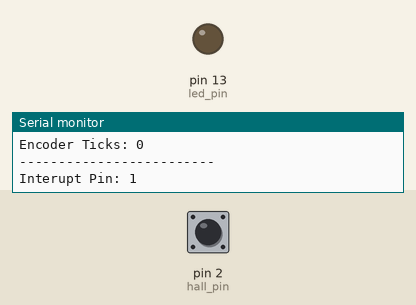
This sketch was run on a simulated Arduino Mega 2560, built with avr-gcc and run on an emulated ATmega2560. On the bench: output pins drawn as LEDs (lit = HIGH), the last lines printed to the serial monitor. The test bench sets the inputs (shaded band); at power-on: pin 2 (hall_pin) HIGH.

Above: at 3.2 s.
3.3 s: pin 2 (hall_pin) pulled LOW for 0.15 s
At 3.7 s:
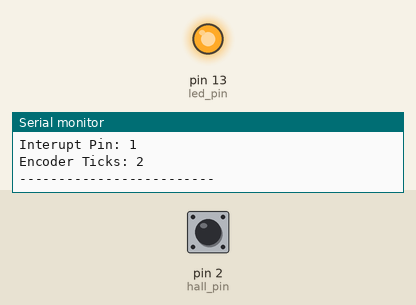
4.9 s: pin 2 (hall_pin) pulled LOW for 3.2 s
At 5.3 s:
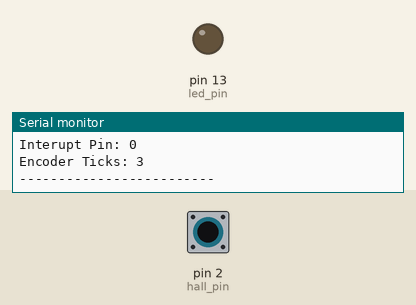
Timing chart, 0 to 9.6 s (numbered marks = the images above; inputs shaded):
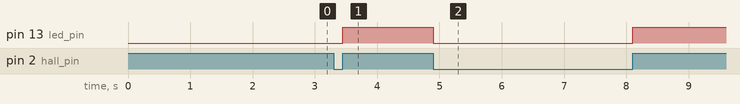

Measured:
- after the input at 3.3 s, pin 13 (led_pin): LOW → HIGH after 0.15 s
- after the input at 4.9 s, pin 13 (led_pin): HIGH → LOW at once, → HIGH 3.2 s later

The sketch:

interrupt_encoders.ino
```cpp
/*
Clayton Auld,
September 11, 2015
clayauld@gmailcom
(Public Domain)

Code to test magnetic hall effect encoders using Melexis US5781 SMD
Pinout is as follows:
    Pin 1 (left):   Vcc to Arduino +5v or +3.3V
    Pin 2 (right):  Vout to Arduino interrupt pin
    Pin 3 (bottom): Gnd to Arduino Gnd

Some code borrowed and modified from http://yameb.blogspot.com/2012/11/quadrature-encoders-in-arduino-done.html

*/

#include "digitalWriteFast.h"

#define hall_pin   2
#define led_pin    13
int count;
volatile bool EncoderSet;
volatile bool EncoderSetPrev;

void setup()
{
    Serial.begin(9600);
    digitalWrite(hall_pin,HIGH); // pullup resistor is powered
    pinMode(hall_pin,INPUT_PULLUP); // enable pullup and input
    pinMode(led_pin, OUTPUT);
    attachInterrupt(digitalPinToInterrupt(hall_pin), IncrementEncoder, CHANGE);
    count = 0;
    EncoderSetPrev = digitalReadFast(hall_pin);
    Serial.println("-------------------------");
    Serial.println("Initializing...");
    Serial.print("Hall Effect Sensor = ");
    Serial.println(EncoderSetPrev);
    Serial.println("-------------------------");
    delay(2000);
}

void loop()
{
  Serial.print("Interupt Pin: ");
  Serial.println(digitalReadFast(hall_pin));

  Serial.print("Encoder Ticks: ");
  Serial.println(count);
  Serial.println("-------------------------");

}

// Interrupt Service Routine to increment encoder counts

void IncrementEncoder()
{

  //EncoderSet = digitalReadFast(hall_pin);
  //if (pin_read() != EncoderSetPrev)
  //{
    count = count + 1;
    //EncoderSetPrev = EncoderSet;

    if (pin_read())
    {
      digitalWriteFast(led_pin, HIGH);
    }

    else digitalWriteFast(led_pin, LOW);
  //}

  /*
  else if (pin_read() == EncoderSetPrev)
  {
    count = count;
    EncoderSetPrev = EncoderSet;
    digitalWriteFast(led_pin, LOW);
  }
  */
}

int pin_read()
{
  int pin;
  pin=digitalReadFast(hall_pin);

  return pin;
}
```

digitalWriteFast.h
```cpp
#include <Arduino.h>
//#include <wiring.h>

#define BIT_READ(value, bit) (((value) >> (bit)) & 0x01)
#define BIT_SET(value, bit) ((value) |= (1UL << (bit)))
#define BIT_CLEAR(value, bit) ((value) &= ~(1UL << (bit)))
#define BIT_WRITE(value, bit, bitvalue) (bitvalue ? BIT_SET(value, bit) : BIT_CLEAR(value, bit))

#if !defined(digitalPinToPortReg)
#if defined(__AVR_ATmega1280__) || defined(__AVR_ATmega2560__)
// Arduino Mega Pins
#define digitalPinToPortReg(P) \
(((P) >= 22 && (P) <= 29) ? &PORTA : \
((((P) >= 10 && (P) <= 13) || ((P) >= 50 && (P) <= 53)) ? &PORTB : \
(((P) >= 30 && (P) <= 37) ? &PORTC : \
((((P) >= 18 && (P) <= 21) || (P) == 38) ? &PORTD : \
((((P) >= 0 && (P) <= 3) || (P) == 5) ? &PORTE : \
(((P) >= 54 && (P) <= 61) ? &PORTF : \
((((P) >= 39 && (P) <= 41) || (P) == 4) ? &PORTG : \
((((P) >= 6 && (P) <= 9) || (P) == 16 || (P) == 17) ? &PORTH : \
(((P) == 14 || (P) == 15) ? &PORTJ : \
(((P) >= 62 && (P) <= 69) ? &PORTK : &PORTL))))))))))

#define digitalPinToDDRReg(P) \
(((P) >= 22 && (P) <= 29) ? &DDRA : \
((((P) >= 10 && (P) <= 13) || ((P) >= 50 && (P) <= 53)) ? &DDRB : \
(((P) >= 30 && (P) <= 37) ? &DDRC : \
((((P) >= 18 && (P) <= 21) || (P) == 38) ? &DDRD : \
((((P) >= 0 && (P) <= 3) || (P) == 5) ? &DDRE : \
(((P) >= 54 && (P) <= 61) ? &DDRF : \
((((P) >= 39 && (P) <= 41) || (P) == 4) ? &DDRG : \
((((P) >= 6 && (P) <= 9) || (P) == 16 || (P) == 17) ? &DDRH : \
(((P) == 14 || (P) == 15) ? &DDRJ : \
(((P) >= 62 && (P) <= 69) ? &DDRK : &DDRL))))))))))

#define digitalPinToPINReg(P) \
(((P) >= 22 && (P) <= 29) ? &PINA : \
((((P) >= 10 && (P) <= 13) || ((P) >= 50 && (P) <= 53)) ? &PINB : \
(((P) >= 30 && (P) <= 37) ? &PINC : \
((((P) >= 18 && (P) <= 21) || (P) == 38) ? &PIND : \
((((P) >= 0 && (P) <= 3) || (P) == 5) ? &PINE : \
(((P) >= 54 && (P) <= 61) ? &PINF : \
((((P) >= 39 && (P) <= 41) || (P) == 4) ? &PING : \
((((P) >= 6 && (P) <= 9) || (P) == 16 || (P) == 17) ? &PINH : \
(((P) == 14 || (P) == 15) ? &PINJ : \
(((P) >= 62 && (P) <= 69) ? &PINK : &PINL))))))))))

#define __digitalPinToBit(P) \
(((P) >=  7 && (P) <=  9) ? (P) - 3 : \
(((P) >= 10 && (P) <= 13) ? (P) - 6 : \
(((P) >= 22 && (P) <= 29) ? (P) - 22 : \
(((P) >= 30 && (P) <= 37) ? 37 - (P) : \
(((P) >= 39 && (P) <= 41) ? 41 - (P) : \
(((P) >= 42 && (P) <= 49) ? 49 - (P) : \
(((P) >= 50 && (P) <= 53) ? 53 - (P) : \
(((P) >= 54 && (P) <= 61) ? (P) - 54 : \
(((P) >= 62 && (P) <= 69) ? (P) - 62 : \
(((P) == 0 || (P) == 15 || (P) == 17 || (P) == 21) ? 0 : \
(((P) == 1 || (P) == 14 || (P) == 16 || (P) == 20) ? 1 : \
(((P) == 19) ? 2 : \
(((P) == 5 || (P) == 6 || (P) == 18) ? 3 : \
(((P) == 2) ? 4 : \
(((P) == 3 || (P) == 4) ? 5 : 7)))))))))))))))

// 15 PWM
#define __digitalPinToTimer(P) \
(((P) == 13 || (P) ==  4) ? &TCCR0A : \
(((P) == 11 || (P) == 12) ? &TCCR1A : \
(((P) == 10 || (P) ==  9) ? &TCCR2A : \
(((P) ==  5 || (P) ==  2 || (P) ==  3) ? &TCCR3A : \
(((P) ==  6 || (P) ==  7 || (P) ==  8) ? &TCCR4A : \
(((P) == 46 || (P) == 45 || (P) == 44) ? &TCCR5A : 0))))))
#define __digitalPinToTimerBit(P) \
(((P) == 13) ? COM0A1 : (((P) ==  4) ? COM0B1 : \
(((P) == 11) ? COM1A1 : (((P) == 12) ? COM1B1 : \
(((P) == 10) ? COM2A1 : (((P) ==  9) ? COM2B1 : \
(((P) ==  5) ? COM3A1 : (((P) ==  2) ? COM3B1 : (((P) ==  3) ? COM3C1 : \
(((P) ==  6) ? COM4A1 : (((P) ==  7) ? COM4B1 : (((P) ==  8) ? COM4C1 : \
(((P) == 46) ? COM5A1 : (((P) == 45) ? COM5B1 : COM5C1))))))))))))))

#else

// Standard Arduino Pins
#define digitalPinToPortReg(P) \
(((P) >= 0 && (P) <= 7) ? &PORTD : (((P) >= 8 && (P) <= 13) ? &PORTB : &PORTC))
#define digitalPinToDDRReg(P) \
(((P) >= 0 && (P) <= 7) ? &DDRD : (((P) >= 8 && (P) <= 13) ? &DDRB : &DDRC))
#define digitalPinToPINReg(P) \
(((P) >= 0 && (P) <= 7) ? &PIND : (((P) >= 8 && (P) <= 13) ? &PINB : &PINC))
#define __digitalPinToBit(P) \
(((P) >= 0 && (P) <= 7) ? (P) : (((P) >= 8 && (P) <= 13) ? (P) - 8 : (P) - 14))

#if defined(__AVR_ATmega8__)
// 3 PWM
#define __digitalPinToTimer(P) \
(((P) ==  9 || (P) == 10) ? &TCCR1A : (((P) == 11) ? &TCCR2 : 0))
#define __digitalPinToTimerBit(P) \
(((P) ==  9) ? COM1A1 : (((P) == 10) ? COM1B1 : COM21))
#else  //168,328

// 6 PWM
#define __digitalPinToTimer(P) \
(((P) ==  6 || (P) ==  5) ? &TCCR0A : \
(((P) ==  9 || (P) == 10) ? &TCCR1A : \
(((P) == 11 || (P) ==  3) ? &TCCR2A : 0)))
#define __digitalPinToTimerBit(P) \
(((P) ==  6) ? COM0A1 : (((P) ==  5) ? COM0B1 : \
(((P) ==  9) ? COM1A1 : (((P) == 10) ? COM1B1 : \
(((P) == 11) ? COM2A1 : COM2B1)))))
#endif  //defined(__AVR_ATmega8__)


#endif  //mega
#endif  //#if !defined(digitalPinToPortReg)


#define __atomicWrite__(A,P,V) \
if ( (int)(A) < 0x40) { bitWrite(*(A), __digitalPinToBit(P), (V) );}  \
else {                                                         \
uint8_t register saveSreg = SREG;                          \
cli();                                                     \
bitWrite(*(A), __digitalPinToBit(P), (V) );                   \
SREG=saveSreg;                                             \
}


#ifndef digitalWriteFast
#define digitalWriteFast(P, V) \
do {                       \
if (__builtin_constant_p(P) && __builtin_constant_p(V))   __atomicWrite__((uint8_t*) digitalPinToPortReg(P),P,V) \
else  digitalWrite((P), (V));         \
}while (0)
#endif  //#ifndef digitalWriteFast2

#if !defined(pinModeFast)
#define pinModeFast(P, V) \
do {if (__builtin_constant_p(P) && __builtin_constant_p(V)) __atomicWrite__((uint8_t*) digitalPinToDDRReg(P),P,V) \
else pinMode((P), (V)); \
} while (0)
#endif


#ifndef noAnalogWrite
#define noAnalogWrite(P) \
	do {if (__builtin_constant_p(P) )  __atomicWrite((uint8_t*) __digitalPinToTimer(P),P,0) \
		else turnOffPWM((P));   \
} while (0)
#endif


#ifndef digitalReadFast
	#define digitalReadFast(P) ( (int) _digitalReadFast_((P)) )
	#define _digitalReadFast_(P ) \
	(__builtin_constant_p(P) ) ? ( \
	( BIT_READ(*digitalPinToPINReg(P), __digitalPinToBit(P))) ) : \
	digitalRead((P))
#endif
```
